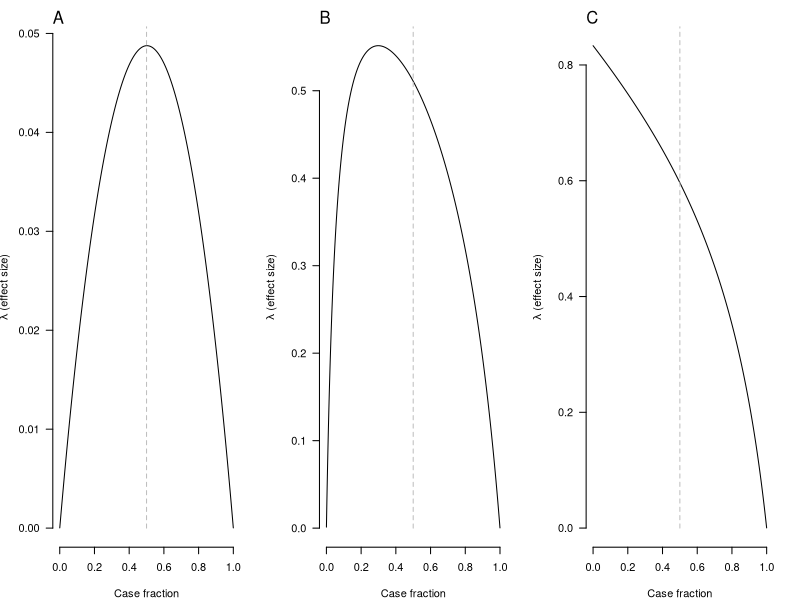
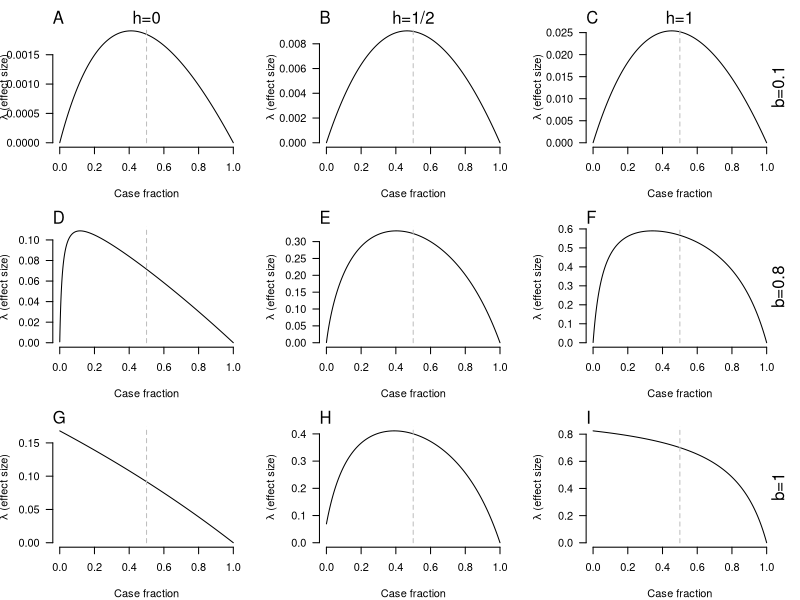
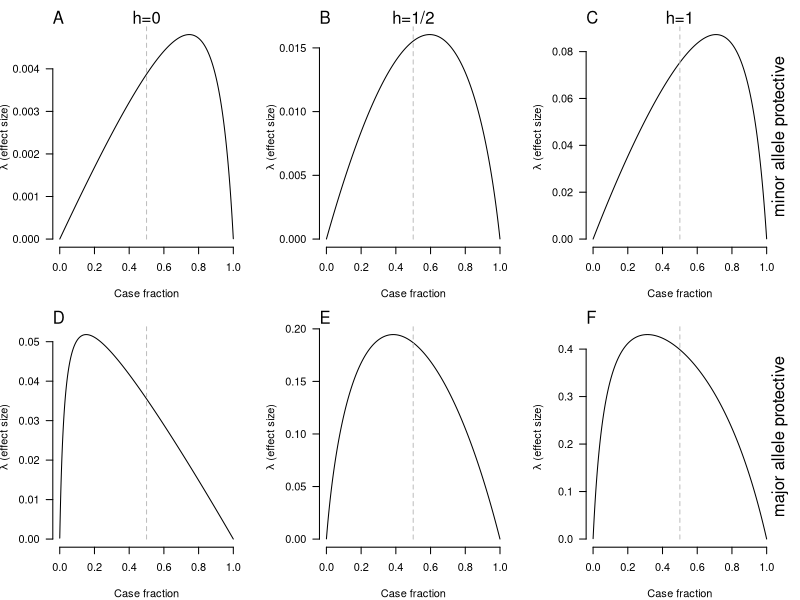
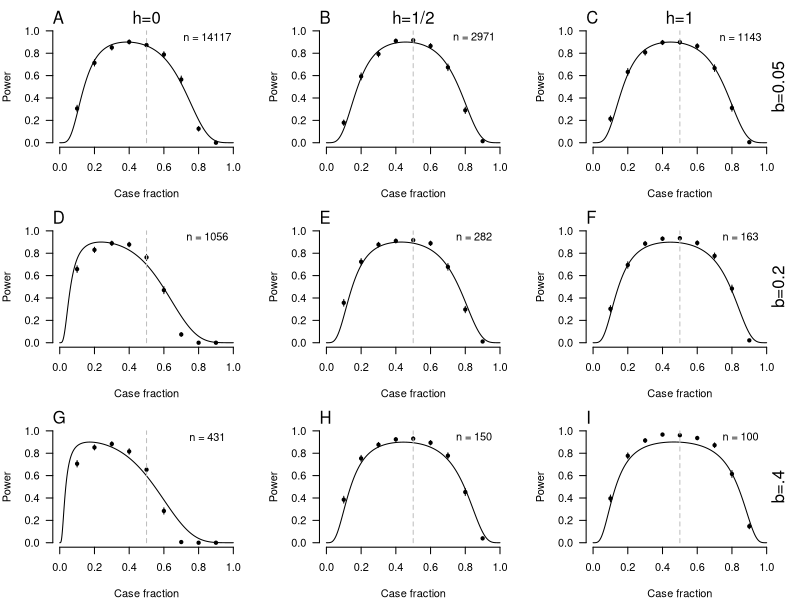
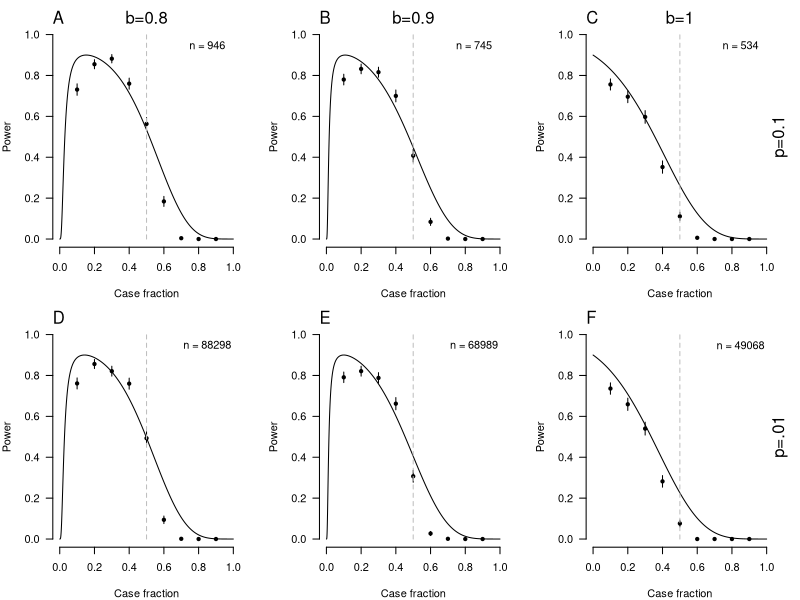
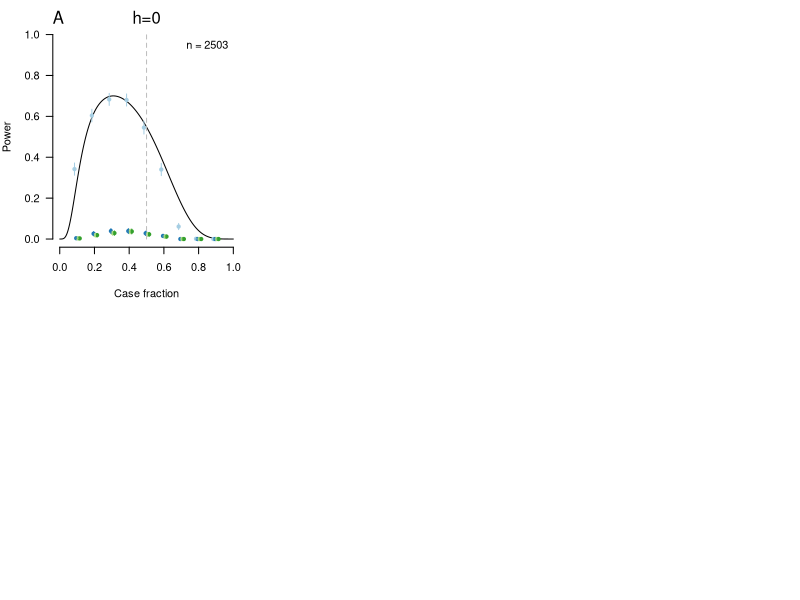

The R script that drew these images, in order: (Note: a time limit stopped this script after it produced the figures.)

########################################################################
#12/7/2024
#Goal: Draw figures and conduct simulations to explore the effect
#of changing case fraction on case-control GWAS, with the perspective
#of using the bounds on r^2 in terms of allele frequencies to understand
#the effects.

#Notation follows Paye & Edge, 2024.


##############################################################3
#Helper functions

#Function that takes in parameters p (allele freq of A), 
#b (disease freq for A genotype), gamma (disease freq for a genotype),
#c (degree to which cases are oversampled).
#Returns a 2x2 matrix of joint probabilities of carrying each of the two 
#genotypes and of being a case vs. control. Haploid case.
get.cont.probs.hap <- function(p, b, gamma, c){
  d <- b*p + gamma*(1-p)
  cont.a <- p*(1-b)*(1-c*d)/(1-d)
  cont.A <- (1-d-b*p)*(1-c*d)/(1-d)
  case.a <- c*b*p
  case.A <- c*(d-b*p)
  matrix(c(cont.a, case.a, cont.A, case.A), nrow = 2)
}

#Function that takes in parameters p (allele freq of A), 
#b (disease freq for AA genotype), gamma (disease freq for aa genotype),
#c (degree to which cases are oversampled), and h (dominance coefficient).
#Returns a 2x3 matrix of joint probabilities of carrying each of the three 
#genotypes and of being a case vs. control. Diploid case.
get.cont.probs.dip <- function(p, b, gamma, c, h){
  d <- b*p^2 +(h*b + (1-h)*gamma)*2*p*(1-p) + gamma*(1-p)^2
  cont.aa <- p^2 * (1-b)*(1-c*d)/(1-d)
  cont.Aa <- 2*p*(1-p)*(1-h*b-gamma*(1-h))*(1-c*d)/(1-d)
  cont.AA <- (1-p)^2*(1-gamma)*(1-c*d)/(1-d)
  case.aa <- p^2*b*c
  case.Aa <- 2*p*(1-p)*(h*b + gamma*(1-h))*c
  case.AA <- (1-p)^2*gamma*c
  matrix(c(cont.aa, case.aa, cont.Aa, case.Aa, cont.AA, case.AA),nrow = 2)
}

#Use the Brandt-Snedecor formula to compute lambda, the chisq effect size,
#from a contingency table.
get.lam <- function(cont.probs.tab){
  tab <- cont.probs.tab
  q <- rowSums(tab)[2]
  fi <- colSums(tab)
  qi <- tab[2,]/fi
  sum(fi*(qi-q)^2)/(q*(1-q))
}


#Given a contingency probability table, sample size n,
#and type I error rate alpha, return the expected power of a standard 
#pearson chisq test for association.
get.power <- function(cont.probs.tab, n, alpha){
  tab <- cont.probs.tab
  lam <- get.lam(tab)
  ncp <- n*lam
  df <- ncol(tab)-1
  crit <- qchisq(1-alpha, df, ncp=0)
  1-pchisq(crit, df, ncp)
}


#get lambda (effect size) values as a function of c for fixed p, b, and gamma
lamcurve.hap <- function(p, b, gamma){
  d <- b*p + gamma*(1-p)
  c.vals <- seq(0, 1/d, length.out = 10000)
  lams <- numeric(length(c.vals))
  for(i in 1:length(c.vals)){
    tab <- get.cont.probs.hap(p, b, gamma, c.vals[i])
    lams[i] <- get.lam(tab)
  }
  return(cbind(c.vals * d, lams))
}


#get diploid lambda (effect size) values as a function of c for 
#fixed p, b, gamma, h.
lamcurve.dip <- function(p, b, gamma, h){
  d <- b*p^2 +(h*b + (1-h)*gamma)*2*p*(1-p) + gamma*(1-p)^2
  c.vals <- seq(0, 1/d, length.out = 10000)
  lams <- numeric(length(c.vals))
  for(i in 1:length(c.vals)){
    tab <- get.cont.probs.dip(p, b, gamma, c.vals[i], h)
    lams[i] <- get.lam(tab)
  }
  return(cbind(c.vals * d, lams))
}


#Get diploid expected X2 power as a function of c for fixed p, b, gamma, h,
#and n. also requires T1 error rate
powcurve.dip <- function(p, b, gamma, h, n = 10000, alpha = 5e-8){
  d <- b*p^2 +(h*b + (1-h)*gamma)*2*p*(1-p) + gamma*(1-p)^2
  c.vals <- seq(0, 1/d, length.out = 10000)
  pow <- numeric(length(c.vals))
  for(i in 1:length(c.vals)){
    tab <- get.cont.probs.dip(p, b, gamma, c.vals[i], h)
    pow[i] <- get.power(tab, n, alpha)
  }
  return(cbind(c.vals * d, pow))
}

#pc.1 <- powcurve.dip(p = 0.1, b = .75, gamma = 0.1, h = 0, n = 1000)
#plot(pc.1, type = "l", bty = "n", xlab = "Case fraction", ylab = "power", las = 1)
#lines(c(0.5, 0.5), c(0,1), lty = 2, col = "gray")


#Simulate a contingency table of data given the probabilities
#in cont.tab. Returns n observations. If fix.cases = TRUE, then
#the ratio of cases will match cont.tab as close to exactly as possible.
#Works for haploid or diploid contingency tables
sim.cont.tab <- function(cont.tab, n, fix.cases = TRUE){
  if(fix.cases == FALSE){
    counts <- rmultinom(1, n, as.numeric(cont.tab))
    return(matrix(counts, nrow = 2))
  }
  if(fix.cases == TRUE){
    n.case <- round(sum(cont.tab[2,]) * n)
    counts.cont <- as.numeric(rmultinom(1, n - n.case, cont.tab[1,]))
    counts.case <- as.numeric(rmultinom(1, n.case, cont.tab[2,]))
    return(rbind(counts.cont, counts.case))
  }
}

#gentab <- sim.cont.tab(cont.tab, 1000)
#chisq.test(gentab)
#prop.trend.test(geno.tab[2,], colSums(geno.tab))


#performs a logistic regression using a contingency table of
#genotypes by case status as input. Does a probit if the linkf argument is
#set to "probit"
glm.from.genotab <- function(geno.tab, linkf = "logit"){
  x <- numeric(0)
  y <- numeric(0)
  for(i in 1:ncol(geno.tab)){
    xi <- rep(i-1, sum(geno.tab[,i]))
    x <- c(x,xi)
    yi <- c(rep(0, geno.tab[1,i]), rep(1, geno.tab[2,i]))
    y <- c(y, yi)
  }
  glm(y ~ x, family = binomial(linkf))
}

#summary(glm.from.genotab(geno.tab, linkf = "probit"))


##Given a contingency table of probabilities and a sample size,
#returns empirical power (at level alpha) from nsim 
#simulations of chisq test
cspow.conttab <- function(cont.tab, n, nsim, alpha = 5e-8){
  ps <- numeric(nsim)
  for(i in 1:nsim){
    gentab <- sim.cont.tab(cont.tab, n)
    suppressWarnings(ps[i] <- chisq.test(gentab[,colSums(gentab) > 0])$p.value)
  }
  mean(ps < alpha, na.rm = TRUE)
}



#Given a contingency table of probabilities and a sample size,
#returns empirical power (at level alpha) from nsim 
#simulations of chisq test, armitage
#trend test, logistic regression, and probit regression.
#In haploid case, excludes armitage. 
pows.conttab <- function(cont.tab, n, nsim, alpha = 5e-8){
  if(ncol(cont.tab) == 2){
    ps <- matrix(nrow = nsim, ncol = 4)
  }
  if(ncol(cont.tab) == 3){
    ps <- matrix(nrow = nsim, ncol = 4)
  }
  for(i in 1:nsim){
    gentab <- sim.cont.tab(cont.tab, n)
    suppressWarnings(cs.p <- chisq.test(gentab)$p.value)
    logit.p <- summary(glm.from.genotab(gentab))$coefficients[2,4]
    probit.p <- summary(glm.from.genotab(gentab), linkf = "probit")$coefficients[2,4]
    if(ncol(cont.tab) == 2){
      ps[i,] <- c(cs.p, logit.p, probit.p)
    }
    if(ncol(cont.tab) == 3){
      cat.p <- prop.trend.test(gentab[2,], colSums(gentab))$p.value
      ps[i,] <- c(cs.p, cat.p, logit.p, probit.p)
    }
  }
  colMeans(ps < alpha, na.rm = TRUE)
}


#plot expected X2 power and realized X2 power as a function of c for fixed p,
#b, gamma, h, and n, and type 1 error rate alpha. computes empirical power 
#for sample fractions in fracs using nsim simulations. Draws +=2*se bars around
#each empirical power.
#if maxpow is not null, then chooses n such that the maximum theoretical
#power is equal to maxpower. In this case, the "n" parameter is overridden.
powfig.cs <- function(p, b, gamma, h, n = 10000, alpha = 5e-8, 
                      fracs = (1:9)/10, nsim = 1000, maxpow = NULL){
  if(!is.null(maxpow)){
    lc <- lamcurve.dip(p, b, gamma, h)
    lam.max <- max(lc[,2], na.rm = TRUE)
    crit.chisq <- qchisq(1-alpha, 2)
    crit.ncp <- optim(1, function(ncp){abs(pchisq(crit.chisq, 2, ncp)-(1-maxpow))}, method = "Brent", lower = 0, upper = 100)
    n <- round(crit.ncp$par/lam.max)
    print(n)
  }
  pc <- powcurve.dip(p, b, gamma, h, n, alpha)
  d <- b*p^2 +(h*b + (1-h)*gamma)*2*p*(1-p) + gamma*(1-p)^2
  cs <- fracs/d
  pows <- numeric(length(fracs))
  for(i in 1:length(fracs)){
    ct <- get.cont.probs.dip(p, b, gamma, cs[i], h)
    pows[i] <- cspow.conttab(ct, n, nsim, alpha)
  }
  plot(pc, type = "l", bty = "n", xlab = "Case fraction", ylab = "Power", las = 1, ylim = c(0,1))
  points(fracs, pows, pch = 20)
  for(i in 1:length(fracs)){
    se <- sqrt(pows*(1-pows)/nsim)
    lines(c(fracs[i], fracs[i]), c(pows[i] - 2*se[i], pows[i] + 2*se[i]))
  }
  lines(c(0.5, 0.5), c(0,1), lty = 2, col = "gray")
  text(paste("n =", as.character(n)), x = 0.85, y = 0.95)
}



#plot expected X2 power and realized power from all tests 
#as a function of c for fixed p,
#b, gamma, h, and n, and type 1 error rate alpha. computes empirical power 
#for sample fractions in fracs using nsim simulations. Draws +=2*se bars around
#each empirical power.
#if maxpow is not null, then chooses n such that the maximum theoretical
#power is equal to maxpower. In this case, the "n" parameter is overridden.
powfig.allmethods <- function(p, b, gamma, h, n = 10000, alpha = 5e-8, 
                      fracs = (1:9)/10, nsim = 1000, maxpow = NULL, pal = 
                        c('#a6cee3','#1f78b4','#b2df8a','#33a02c'), leg = TRUE ){
  if(!is.null(maxpow)){
    lc <- lamcurve.dip(p, b, gamma, h)
    lam.max <- max(lc[,2], na.rm = TRUE)
    crit.chisq <- qchisq(1-alpha, 2)
    crit.ncp <- optim(1, function(ncp){abs(pchisq(crit.chisq, 2, ncp)-(1-maxpow))}, method = "Brent", lower = 0, upper = 100)
    n <- round(crit.ncp$par/lam.max)
    print(n)
  }
  pc <- powcurve.dip(p, b, gamma, h, n, alpha)
  d <- b*p^2 +(h*b + (1-h)*gamma)*2*p*(1-p) + gamma*(1-p)^2
  cs <- fracs/d
  pows <- matrix(nrow = length(fracs), ncol = 4)
  for(i in 1:length(fracs)){
    ct <- get.cont.probs.dip(p, b, gamma, cs[i], h)
    pows[i,] <- pows.conttab(ct, n, nsim, alpha)
  }
  plot(pc, type = "l", bty = "n", xlab = "Case fraction", ylab = "Power", las = 1, ylim = c(0,1))
  points(fracs - .015, pows[,1], pch = 20, col = pal[1])
  points(fracs - .005, pows[,2], pch = 20, col = pal[2])
  points(fracs + .005, pows[,3], pch = 20, col = pal[3])
  points(fracs + .015, pows[,4], pch = 20, col = pal[4])
  se <- sqrt(pows*(1-pows)/nsim)
  for(i in 1:length(fracs)){
    lines(c(fracs[i] - .015, fracs[i] - .015), c(pows[i,1] - 2*se[i,1], pows[i,1] + 2*se[i,1]), col = pal[1])
    lines(c(fracs[i] - .005, fracs[i] - .005), c(pows[i,2] - 2*se[i,2], pows[i,2] + 2*se[i,2]), col = pal[2])
    lines(c(fracs[i] + .005, fracs[i] + .005), c(pows[i,3] - 2*se[i,3], pows[i,3] + 2*se[i,3]), col = pal[3])
    lines(c(fracs[i] + .015, fracs[i] + .015), c(pows[i,4] - 2*se[i,4], pows[i,4] + 2*se[i,4]), col = pal[4])
  }
  lines(c(0.5, 0.5), c(0,1), lty = 2, col = "gray")
  text(paste("n =", as.character(n)), x = 0.85, y = 0.95)
  if(leg == TRUE){
    legend("right", bty = "n", col = pal, pch = 20, 
           legend = c("Chi-squared", "Trend test", "Logistic", "Probit"), cex = 0.8)
  }
}

#powfig.allmethods(p = 0.1, b = 0.3, gamma = 0.05, h = 1/2, maxpow = 0.7)


###########################################################
###########################################################
###########################################################
###########################################################
###########################################################

#Figure 2: lambda as a function of the case fraction in the 
#haploid case at varying effect sizes 

lc.1 <- lamcurve.hap(p = 0.2, b=0.1, gamma = 0.05)
lc.2 <- lamcurve.hap(p = 0.2, b=0.8, gamma = 0.05)
lc.3 <- lamcurve.hap(p = 0.2, b=1, gamma = 0.05)

pdf("fig2.pdf", width = 7, height = 2.5)
par(mfrow = c(1,3), mar = c(4,4,2,2))
plot(lc.1, type = "l", bty = "n", xlab = "Case fraction", ylab = expression(paste(lambda, " (effect size)")), las = 1)
mtext("A", adj = 0)
lines(c(0.5, 0.5), c(0,1), lty = 2, col = "gray")
plot(lc.2, type = "l", bty = "n", xlab = "Case fraction", ylab = expression(paste(lambda, " (effect size)")), las = 1)
mtext("B", adj = 0)
lines(c(0.5, 0.5), c(0,1), lty = 2, col = "gray")
plot(lc.3, type = "l", bty = "n", xlab = "Case fraction", ylab = expression(paste(lambda, " (effect size)")), las = 1)
mtext("C", adj = 0)
lines(c(0.5, 0.5), c(0,1), lty = 2, col = "gray")
dev.off()

#######################################################################
#######################################################################
#Figure 3: lambda as a function of the case fraction in the 
#diploid case at varying effect sizes and dominance

lc.1 <- lamcurve.dip(p = 0.1, b = 0.1, gamma = 0.05, h = 0)
lc.2 <- lamcurve.dip(p = 0.1, b = 0.1, gamma = 0.05, h = 0.5)
lc.3 <- lamcurve.dip(p = 0.1, b = 0.1, gamma = 0.05, h = 1)
lc.4 <- lamcurve.dip(p = 0.1, b = 0.8, gamma = 0.05, h = 0)
lc.5 <- lamcurve.dip(p = 0.1, b = 0.8, gamma = 0.05, h = 0.5)
lc.6 <- lamcurve.dip(p = 0.1, b = 0.8, gamma = 0.05, h = 1)
lc.7 <- lamcurve.dip(p = 0.1, b = 1, gamma = 0.05, h = 0)
lc.8 <- lamcurve.dip(p = 0.1, b = 1, gamma = 0.05, h = 0.5)
lc.9 <- lamcurve.dip(p = 0.1, b = 1, gamma = 0.05, h = 1)

pdf("fig3.pdf", width = 7, height = 7)
par(mfrow = c(3,3), mar = c(4,4,2,2))
plot(lc.1, type = "l", bty = "n", xlab = "Case fraction", ylab = expression(paste(lambda, " (effect size)")), las = 1)
mtext("A", adj = 0)
mtext("h=0")
lines(c(0.5, 0.5), c(0,1), lty = 2, col = "gray")
plot(lc.2, type = "l", bty = "n", xlab = "Case fraction", ylab = expression(paste(lambda, " (effect size)")), las = 1)
mtext("B", adj = 0)
mtext("h=1/2")
lines(c(0.5, 0.5), c(0,1), lty = 2, col = "gray")
plot(lc.3, type = "l", bty = "n", xlab = "Case fraction", ylab = expression(paste(lambda, " (effect size)")), las = 1)
mtext("C", adj = 0)
mtext("h=1")
mtext("b=0.1", side = 4)
lines(c(0.5, 0.5), c(0,1), lty = 2, col = "gray")
plot(lc.4, type = "l", bty = "n", xlab = "Case fraction", ylab = expression(paste(lambda, " (effect size)")), las = 1)
mtext("D", adj = 0)
lines(c(0.5, 0.5), c(0,1), lty = 2, col = "gray")
plot(lc.5, type = "l", bty = "n", xlab = "Case fraction", ylab = expression(paste(lambda, " (effect size)")), las = 1)
mtext("E", adj = 0)
lines(c(0.5, 0.5), c(0,1), lty = 2, col = "gray")
plot(lc.6, type = "l", bty = "n", xlab = "Case fraction", ylab = expression(paste(lambda, " (effect size)")), las = 1)
mtext("F", adj = 0)
mtext("b=0.8", side = 4)
lines(c(0.5, 0.5), c(0,1), lty = 2, col = "gray")
plot(lc.7, type = "l", bty = "n", xlab = "Case fraction", ylab = expression(paste(lambda, " (effect size)")), las = 1)
mtext("G", adj = 0)
lines(c(0.5, 0.5), c(0,1), lty = 2, col = "gray")
plot(lc.8, type = "l", bty = "n", xlab = "Case fraction", ylab = expression(paste(lambda, " (effect size)")), las = 1)
mtext("H", adj = 0)
lines(c(0.5, 0.5), c(0,1), lty = 2, col = "gray")
plot(lc.9, type = "l", bty = "n", xlab = "Case fraction", ylab = expression(paste(lambda, " (effect size)")), las = 1)
mtext("I", adj = 0)
mtext("b=1", side = 4)
lines(c(0.5, 0.5), c(0,1), lty = 2, col = "gray")
dev.off()


#############################################################
############################################################
#Figure 4: minor risk alleles vs. minor protective alleles


lc.1 <- lamcurve.dip(p = 0.1, b = 0.0125, gamma = 0.1, h = 0)
lc.2 <- lamcurve.dip(p = 0.1, b = 0.0125, gamma = 0.1, h = 0.5)
lc.3 <- lamcurve.dip(p = 0.1, b = 0.0125, gamma = 0.1, h = 1)
lc.4 <- lamcurve.dip(p = 0.1, b = 0.8, gamma = 0.1, h = 0)
lc.5 <- lamcurve.dip(p = 0.1, b = 0.8, gamma = 0.1, h = 0.5)
lc.6 <- lamcurve.dip(p = 0.1, b = 0.8, gamma = 0.1, h = 1)


pdf("fig4.pdf", width = 7, height = 4.5)
par(mfrow = c(2,3), mar = c(4,4,2,2))
plot(lc.1, type = "l", bty = "n", xlab = "Case fraction", ylab = expression(paste(lambda, " (effect size)")), las = 1)
mtext("A", adj = 0)
mtext("h=0")
lines(c(0.5, 0.5), c(0,1), lty = 2, col = "gray")
plot(lc.2, type = "l", bty = "n", xlab = "Case fraction", ylab = expression(paste(lambda, " (effect size)")), las = 1)
mtext("B", adj = 0)
mtext("h=1/2")
lines(c(0.5, 0.5), c(0,1), lty = 2, col = "gray")
plot(lc.3, type = "l", bty = "n", xlab = "Case fraction", ylab = expression(paste(lambda, " (effect size)")), las = 1)
mtext("C", adj = 0)
mtext("h=1")
mtext("minor allele protective", side = 4)
lines(c(0.5, 0.5), c(0,1), lty = 2, col = "gray")
plot(lc.4, type = "l", bty = "n", xlab = "Case fraction", ylab = expression(paste(lambda, " (effect size)")), las = 1)
mtext("D", adj = 0)
lines(c(0.5, 0.5), c(0,1), lty = 2, col = "gray")
plot(lc.5, type = "l", bty = "n", xlab = "Case fraction", ylab = expression(paste(lambda, " (effect size)")), las = 1)
mtext("E", adj = 0)
lines(c(0.5, 0.5), c(0,1), lty = 2, col = "gray")
plot(lc.6, type = "l", bty = "n", xlab = "Case fraction", ylab = expression(paste(lambda, " (effect size)")), las = 1)
mtext("F", adj = 0)
mtext("major allele protective", side = 4)
lines(c(0.5, 0.5), c(0,1), lty = 2, col = "gray")
dev.off()


#############################################################
############################################################
#Figure 5: predicted power roughly maps to actual power

set.seed(8675309)
pdf("fig5.pdf", width = 7, height = 7)
par(mfrow = c(3,3), mar = c(4,4,2,2))
powfig.cs(p = 0.1, b = 0.05, gamma = 0.02, h = 0, maxpow = 0.9)
mtext("A", adj = 0)
mtext("h=0")
powfig.cs(p = 0.1, b = 0.05, gamma = 0.02, h = 0.5, maxpow = 0.9)
mtext("B", adj = 0)
mtext("h=1/2")
powfig.cs(p = 0.1, b = 0.05, gamma = 0.02, h = 1, maxpow = 0.9)
mtext("C", adj = 0)
mtext("h=1")
mtext("b=0.05", side = 4)
powfig.cs(p = 0.1, b = 0.2, gamma = 0.02, h = 0, maxpow = 0.9)
mtext("D", adj = 0)
powfig.cs(p = 0.1, b = 0.2, gamma = 0.02, h = 0.5, maxpow = 0.9)
mtext("E", adj = 0)
powfig.cs(p = 0.1, b = 0.2, gamma = 0.02, h = 1, maxpow = 0.9)
mtext("F", adj = 0)
mtext("b=0.2", side = 4)
powfig.cs(p = 0.1, b = .4, gamma = 0.02, h = 0, maxpow = 0.9)
mtext("G", adj = 0)
powfig.cs(p = 0.1, b = .4, gamma = 0.02, h = 0.5, maxpow = 0.9)
mtext("H", adj = 0)
powfig.cs(p = 0.1, b = .4, gamma = 0.02, h = 1, maxpow = 0.9)
mtext("I", adj = 0)
mtext("b=.4", side = 4)
dev.off()


#############################################################
############################################################
#Figure 6: predicted and empirical power for recessive alleles with large effect sizes

set.seed(8675309)
pdf("fig6.pdf", width = 7, height = 4.5)
par(mfrow = c(2,3), mar = c(4,4,2,2))
powfig.cs(p = 0.1, b = 0.8, gamma = 0.1, h = 0, maxpow = 0.9)
mtext("A", adj = 0)
mtext("b=0.8")
powfig.cs(p = 0.1, b = 0.9, gamma = 0.1, h = 0, maxpow = 0.9)
mtext("B", adj = 0)
mtext("b=0.9")
powfig.cs(p = 0.1, b = 1, gamma = 0.1, h = 0, maxpow = 0.9)
mtext("C", adj = 0)
mtext("b=1")
mtext("p=0.1", side = 4)
powfig.cs(p = 0.01, b = 0.8, gamma = 0.1, h = 0, maxpow = 0.9)
mtext("D", adj = 0)
powfig.cs(p = 0.01, b = 0.9, gamma = 0.1, h = 0, maxpow = 0.9)
mtext("E", adj = 0)
powfig.cs(p = 0.01, b = 1, gamma = 0.1, h = 0, maxpow = 0.9)
mtext("F", adj = 0)
mtext("p=.01", side = 4)
dev.off()



######################################################################
###################################################################
#Figure 7: Power for other methods
set.seed(8675309)
pdf("fig7.pdf", width = 7, height = 4.5)
par(mfrow = c(2,3), mar = c(4,4,2,2))
powfig.allmethods(p = 0.1, b = 0.1, gamma = 0.02, h = 0, maxpow = 0.7, leg = FALSE)
mtext("A", adj = 0)
mtext("h=0")
powfig.allmethods(p = 0.1, b = 0.1, gamma = 0.02, h = 0.05, maxpow = 0.7, leg = FALSE)
mtext("B", adj = 0)
mtext("h=1/20")
powfig.allmethods(p = 0.1, b = 0.1, gamma = 0.02, h = 1/2, maxpow = 0.7, leg = FALSE)
mtext("C", adj = 0)
mtext("h=1/2")
mtext("b=0.1, p=.1", side = 4)
powfig.allmethods(p = 0.01, b = 0.8, gamma = 0.02, h = 0, maxpow = 0.7, leg = TRUE)
mtext("D", adj = 0)
powfig.allmethods(p = 0.01, b = 0.8, gamma = 0.02, h = 0.05, maxpow = 0.7, leg = FALSE)
mtext("E", adj = 0)
powfig.allmethods(p = 0.01, b = 0.8, gamma = 0.02, h = 1/2, maxpow = 0.7, leg = FALSE)
mtext("F", adj = 0)
mtext("b=0.8, p=.01", side = 4)

dev.off()
